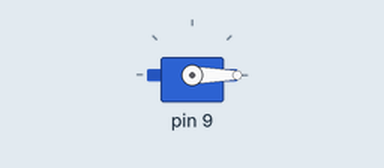
The sketch below on a simulated Arduino Uno, built with avr-gcc and run on an emulated ATmega328P. Shown: servo.

Above: at 0.05 s.
Timing chart, 0 to 4.6 s (numbered marks = the images above):
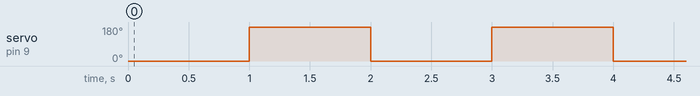

Measured:
- by itself, servo on pin 9: alternates 180° for 1.0 s and 0° for 1.0 s

The sketch:

RC_Car.ino
```cpp
#include "Motor.h"
#include "Steering.h"
#include "Accessories.h"

Motor motor;
Steering steering;
Accessories accessories;

void setup() {
  // accessories.setupBreakLights(12);
  // accessories.setupFrontLights(5);
  // accessories.setupLeftBlinker(8);
  // accessories.setupRightBlinker(7);
  // accessories.setupHonk(12);
  // accessories.setupUltraSonicSensor(11, 12);
  // motor.setup(2,4,3, accessories);
  steering.setup(9);
  // Serial.begin(9600);
  // Serial.setTimeout(100);
}

// long dist;
// int prevMilis = 0;

void loop() {
  // char inData[20];
  // char inChar = -1;
  // byte index = 0;

  // while(Serial.available() > 0) {
  //   if (index < 19) {
  //     inChar = Serial.read(); // Read a character
  //     inData[index] = inChar; // Store it
  //     index++; // Increment where to write next
  //     inData[index] = '\0'; // Null terminate the string
  //   }
  // }

  // String a = "";
  // for (int i = 0; i < sizeof(inData) / sizeof(int); i++) {
  //   a.concat(inData[i]);
  // }

  // if (Serial.available() > 0) {
  //   Serial.println(Serial.readString());
  // }

  // int currentMilis = millis();

  // if (currentMilis - prevMilis >= 2000) {
  //   prevMilis = currentMilis;
  //   Serial.write("Arduino\n");
  // }

  // Serial.println((String)"Distance: " + accessories.getUSDistance() + "cm");
  // delay(1000);

  // accessories.honk(true);
  // delay(1000);
  // accessories.honk(false);
  // delay(4000);
  // accessories.honk(true);
  // delay(3000);
  // accessories.honk(false);
  // delay(1000);

  // accessories.blinkers(2);

  // accessories.frontLights(true);
  // delay(2000);
  // accessories.frontLights(false);
  // delay(2000);
  // accessories.frontLights(true);
  // delay(2000);
  // accessories.frontHighBeams(true);
  // delay(2000);
  // accessories.frontHighBeams(false);
  // delay(2000);
  // accessories.frontHighBeams(false);
  // delay(2000);
  // accessories.frontLights(false);
  // delay(2000);
  // accessories.frontHighBeams(true);
  // delay(2000);
  // accessories.frontHighBeams(false);
  // delay(2000);
  // accessories.frontLights(false);

  // motor.accelerate(50);
  // delay(5000);
  // motor.stop();
  // delay(1000);
  // motor.reverse(50);
  // delay(5000);

  steering.steer(0);
  delay(1000);
  steering.steer(180);
  delay(1000);

  // steering.center();
  // delay(2000);
}
```

Accessories.cpp
```cpp
#include "Arduino.h"
#include "Accessories.h"
#include "SR04.h"

Accessories::Accessories() {}

// ----------- Save each accessories pin number individually -----------------
// setup front light pin, PWM
void Accessories::setupFrontLights(int pin) {
  _frontLightsPin = pin;
}

// setup break lights pin
void Accessories::setupBreakLights(int pin) {
  _breakLightsPin = pin;
}

// setup right blinker pin
void Accessories::setupRightBlinker(int pin) {
  _rightBlinkerPin = pin;
}

// setup left blinker pin
void Accessories::setupLeftBlinker(int pin) {
  _leftBlinkerPin = pin;
}

// setup honk pin
void Accessories::setupHonk(int pin) {
  _honkPin = pin;
  pinMode(_honkPin, pin);
}

// setup ultrasonic pins, echo = PWM
void Accessories::setupUltraSonicSensor(int echoPin, int trigPin) {
  ultraSonicSensor = SR04(echoPin, trigPin);
}

// ------------------------ End of setup -------------------------------


// -------------------- Front lights -------------------------
void Accessories::frontLights(boolean on) {
  if (on) {
    analogWrite(_frontLightsPin, frontLightsVal);
  } else {
    analogWrite(_frontLightsPin, 0);
  }
}

void Accessories::frontHighBeams(boolean on) {
  if (on) {
    analogWrite(_frontLightsPin, frontHighBeamsVal);
  } else {
    analogWrite(_frontLightsPin, frontLightsVal);
  }
}

// -------------------- Break lights -------------------------
void Accessories::breakLights(boolean on) {
  if (on) {
    analogWrite(_breakLightsPin, 255);
  } else {
    analogWrite(_breakLightsPin, 0);
  }
}

// -------------------- Blinker lights -------------------------
void Accessories::blinkers(int side) {
  int currentMilis = millis();

  if (side == 0) {
    analogWrite(_leftBlinkerPin, 0);
    analogWrite(_rightBlinkerPin, 0);
  } else {
    if (currentMilis - previousMilis >= blinkerInterval) {
      previousMilis = currentMilis;

      if (blinkerState == 0) {
        blinkerState = 255;
      } else {
        blinkerState = 0;
      }

      if (side == -1) {
        analogWrite(_rightBlinkerPin, 0);
        analogWrite(_leftBlinkerPin, blinkerState);
      } else if (side == 1) {
        analogWrite(_leftBlinkerPin, 0);
        analogWrite(_rightBlinkerPin, blinkerState);
      } else if (side == 2) {
        analogWrite(_leftBlinkerPin, blinkerState);
        analogWrite(_rightBlinkerPin, blinkerState);
      }
    }
  }
}

// -------------------- Honk -------------------------
void Accessories::honk(boolean on) {
  if (on) {
    digitalWrite(_honkPin, HIGH);
  } else {
    digitalWrite(_honkPin, LOW);
  }
}

// -------------------- Ultrasonic Sensor -------------------------
long Accessories::getUSDistance() {
  return ultraSonicSensor.Distance();
}
```

Accessories.h
```cpp
#ifndef Accessories_h
#define Accessories_h
#include "Arduino.h"
#include "SR04.h"

class Accessories {
  public:
    Accessories();
    void setupFrontLights(int pin);
    void setupBreakLights(int pin);
    void setupRightBlinker(int pin);
    void setupLeftBlinker(int pin);
    void setupHonk(int pin);
    void setupUltraSonicSensor(int echoPin, int trigPin);

    void frontLights(boolean on);
    void frontHighBeams(boolean on);
    void breakLights(boolean on);
    void blinkers(int side);
    void honk(boolean on);
    long getUSDistance();

  private:
    int _frontLightsPin;
    int _breakLightsPin;
    int _leftBlinkerPin;
    int _rightBlinkerPin;
    int _honkPin;

    int previousMilis = 0;
    int blinkerInterval = 500;
    int blinkerState = LOW;
    int frontLightsVal = 50;
    int frontHighBeamsVal = 255;
    SR04 ultraSonicSensor = SR04(2, 3);
};

#endif
```

Motor.cpp
```cpp
#include "Arduino.h"
#include "Motor.h"
#include "Accessories.h"

Motor::Motor() {}

// setup direction forward, backwards, and speed control pins
// speed is PWM
void Motor::setup(int forwardPin, int backwardsPin, int speedPin, Accessories accessories) {
  _forwardPin = forwardPin;
  _backwardsPin = backwardsPin;
  _speedPin = speedPin;
  _accessories = accessories;
  pinMode(forwardPin, OUTPUT);
  pinMode(backwardsPin, OUTPUT);
  pinMode(speedPin, OUTPUT);
}

// accelerate in direction forward with given speed
void Motor::accelerate(int speed) {
  _accessories.breakLights(false);
  digitalWrite(_forwardPin, HIGH);
  digitalWrite(_backwardsPin, LOW);
  analogWrite(_speedPin, speed);
}

// accelerate in direction backwards with given speed
void Motor::reverse(int speed) {
  _accessories.breakLights(true);
  digitalWrite(_backwardsPin, HIGH);
  digitalWrite(_forwardPin, LOW);
  analogWrite(_speedPin, speed);
}

// completely stop motor
void Motor::stop() {
  _accessories.breakLights(true);
  analogWrite(_speedPin, 0);
}
```

Motor.h
```cpp
#ifndef Motor_h
#define Motor_h
#include "Arduino.h"
#include "Accessories.h"

class Motor {
  public:
    Motor();
    void setup(int forwardPin, int backwardsPin, int speedPin, Accessories accessories);
    void accelerate(int speed);
    void reverse(int speed);
    void stop();

  private:
    int _forwardPin;
    int _backwardsPin;
    int _speedPin;
    Accessories _accessories;
};

#endif
```

Steering.cpp
```cpp
#include "Arduino.h"
#include "Steering.h"
#include "Servo.h"

Steering::Steering() {}

// setup servo pin
void Steering::setup(int steeringPin) {
  _steeringPin = steeringPin;
  servo.attach(steeringPin);
}

// if angle is between min and max, steer in that direction
void Steering::steer(int angle) {
  if (angle <= maxVal && angle >= minVal) {
    servo.write(angle);
  }
}

// center wheels
void Steering::center() {
  servo.write(centerVal);
}
```

Steering.h
```cpp
#ifndef Steering_h
#define Steering_h
#include "Arduino.h"
#include "Servo.h"

class Steering {
  public:
    Steering();
    void setup(int steeringPin);
    void steer(int angle);
    void center();

  private:
    int _steeringPin;
    int minVal = 0;
    int maxVal = 180;
    int centerVal = 90;
    Servo servo;
};

#endif
```
